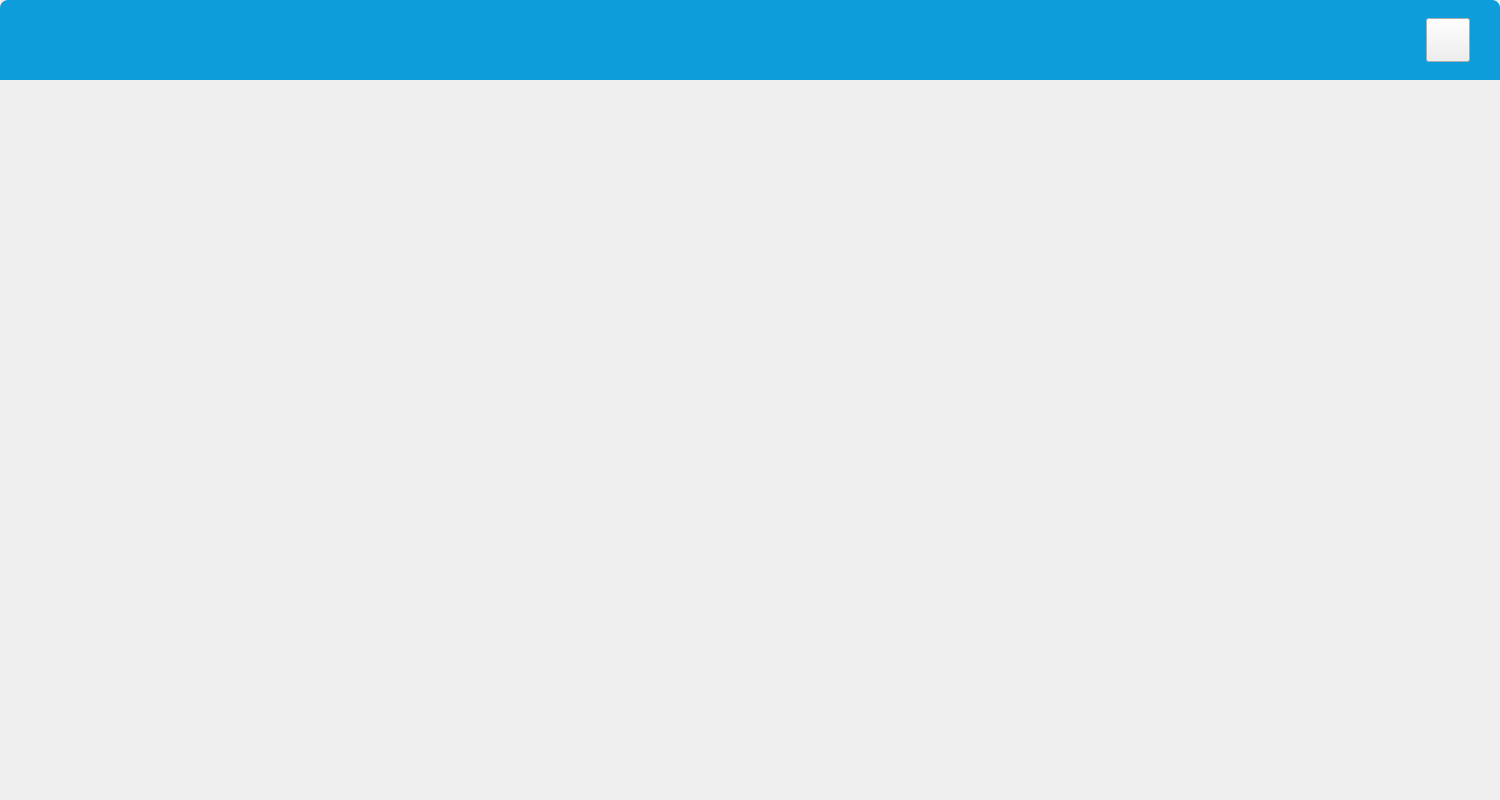
<?xml version="1.0" encoding="UTF-8"?>
<ui version="4.0">
 <class>CBaseDialog</class>
 <widget class="QWidget" name="CBaseDialog">
  <property name="geometry">
   <rect>
    <x>0</x>
    <y>0</y>
    <width>1500</width>
    <height>800</height>
   </rect>
  </property>
  <property name="windowTitle">
   <string>Form</string>
  </property>
  <property name="styleSheet">
   <string notr="true"/>
  </property>
  <widget class="QGroupBox" name="groupBox">
   <property name="geometry">
    <rect>
     <x>0</x>
     <y>0</y>
     <width>1500</width>
     <height>80</height>
    </rect>
   </property>
   <property name="styleSheet">
    <string notr="true">#groupBox{background: #0D9DDB;
border-top-left-radius: 8px;border-top-right-radius:8px}</string>
   </property>
   <property name="title">
    <string/>
   </property>
   <widget class="QLabel" name="title_Label">
    <property name="geometry">
     <rect>
      <x>600</x>
      <y>0</y>
      <width>300</width>
      <height>80</height>
     </rect>
    </property>
    <property name="font">
     <font>
      <family>黑体</family>
      <pointsize>25</pointsize>
     </font>
    </property>
    <property name="styleSheet">
     <string notr="true">color:white;</string>
    </property>
    <property name="text">
     <string/>
    </property>
    <property name="alignment">
     <set>Qt::AlignCenter</set>
    </property>
   </widget>
   <widget class="QPushButton" name="close_Btn">
    <property name="geometry">
     <rect>
      <x>1426</x>
      <y>18</y>
      <width>44</width>
      <height>44</height>
     </rect>
    </property>
    <property name="styleSheet">
     <string notr="true">border-image: url(:/new/prefix1/source/image/close.png);</string>
    </property>
    <property name="text">
     <string/>
    </property>
   </widget>
  </widget>
 </widget>
 <resources/>
 <connections/>
</ui>
